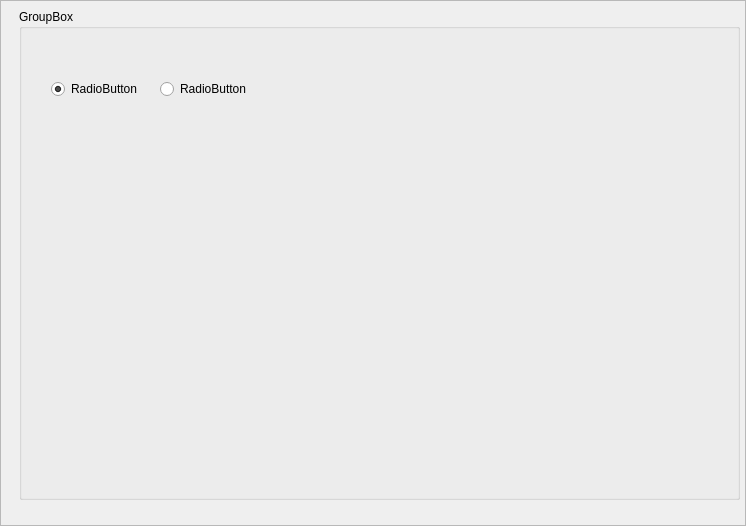
<?xml version="1.0" encoding="UTF-8"?>
<ui version="4.0">
 <class>FrameCreationEchiquier</class>
 <widget class="QFrame" name="FrameCreationEchiquier">
  <property name="geometry">
   <rect>
    <x>0</x>
    <y>0</y>
    <width>746</width>
    <height>526</height>
   </rect>
  </property>
  <property name="windowTitle">
   <string>Frame</string>
  </property>
  <property name="frameShape">
   <enum>QFrame::StyledPanel</enum>
  </property>
  <property name="frameShadow">
   <enum>QFrame::Raised</enum>
  </property>
  <widget class="QWidget" name="verticalLayoutWidget">
   <property name="geometry">
    <rect>
     <x>19</x>
     <y>9</y>
     <width>721</width>
     <height>491</height>
    </rect>
   </property>
   <layout class="QVBoxLayout" name="MainverticalLayout">
    <item>
     <layout class="QVBoxLayout" name="verticalLayout">
      <item>
       <widget class="QGroupBox" name="groupBox">
        <property name="title">
         <string>GroupBox</string>
        </property>
        <widget class="QWidget" name="horizontalLayoutWidget_2">
         <property name="geometry">
          <rect>
           <x>20</x>
           <y>20</y>
           <width>226</width>
           <height>121</height>
          </rect>
         </property>
         <layout class="QHBoxLayout" name="horizontalLayoutGroupRadio">
          <item>
           <widget class="QRadioButton" name="radioButtonRemplir">
            <property name="sizePolicy">
             <sizepolicy hsizetype="Fixed" vsizetype="Fixed">
              <horstretch>0</horstretch>
              <verstretch>0</verstretch>
             </sizepolicy>
            </property>
            <property name="text">
             <string>RadioButton</string>
            </property>
            <property name="checked">
             <bool>true</bool>
            </property>
           </widget>
          </item>
          <item>
           <widget class="QRadioButton" name="radioButtonVider">
            <property name="sizePolicy">
             <sizepolicy hsizetype="Fixed" vsizetype="Fixed">
              <horstretch>0</horstretch>
              <verstretch>0</verstretch>
             </sizepolicy>
            </property>
            <property name="text">
             <string>RadioButton</string>
            </property>
            <property name="checked">
             <bool>false</bool>
            </property>
           </widget>
          </item>
         </layout>
        </widget>
       </widget>
      </item>
     </layout>
    </item>
    <item>
     <layout class="QHBoxLayout" name="horizontalLayout">
      <item>
       <layout class="QVBoxLayout" name="verticalLayout_2"/>
      </item>
      <item>
       <layout class="QVBoxLayout" name="verticalLayoutBoard">
        <property name="bottomMargin">
         <number>0</number>
        </property>
       </layout>
      </item>
      <item>
       <layout class="QVBoxLayout" name="verticalLayout_3"/>
      </item>
     </layout>
    </item>
   </layout>
  </widget>
 </widget>
 <resources/>
 <connections/>
</ui>
